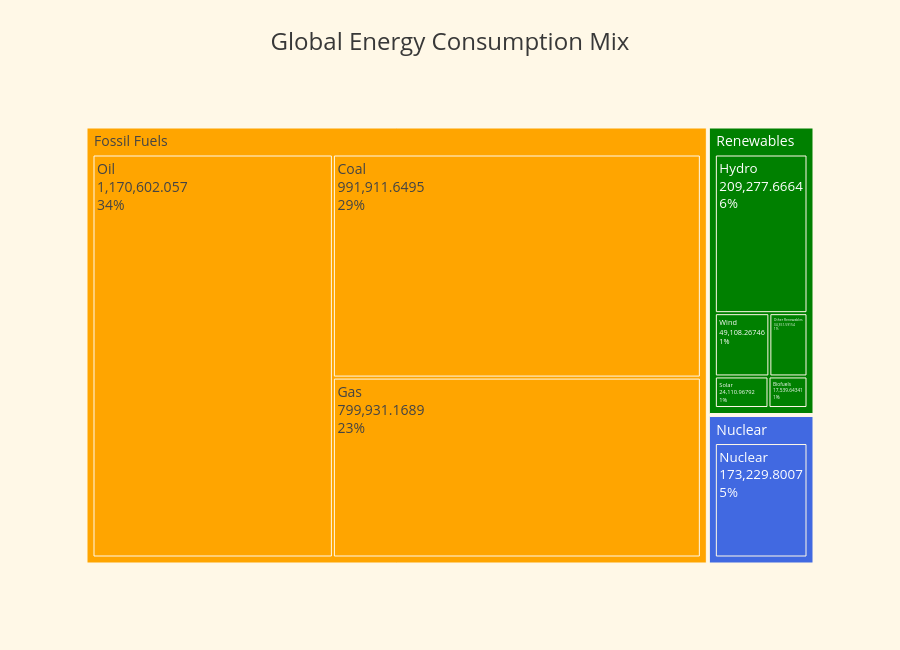

Write notebook code for a chart like this one.
### Code cell
# 4. Create Treemap
fig = px.treemap(
    df_static,
    path=["Category", "Source"], 
    values="Total_TWh",
    color="Category",
    hover_data={
        "Total_TWh": ":.2f",
        "Avg_kWh_per_GDP": ":.2f"
    },
    title="Global Energy Consumption Mix",
    color_discrete_map={
        "Fossil Fuels": "orange",     
        "Renewables": "green",       
        "Nuclear": "royalblue"},
    labels={
        "Category": "",
        "Source": ""},
    template="plotly_white")

# --- UNIFIED PREMIUM LAYOUT ---
fig.update_layout(

    # Centered and enlarged title
    title=dict(
        text="Global Energy Consumption Mix",
        x=0.5,
        xanchor='center',
        font=dict(size=24, color="#383838")),

    # Background
    plot_bgcolor="#FFF8E7",
    paper_bgcolor="#FFF8E7",
    height=650,
    template="plotly_white",

    # Global text style
    font=dict(color="#383838", size=14),

    # Legend (NO TITLE)
    legend=dict(
        title=None,
        orientation="h",
        yanchor="bottom",
        y=1.05,
        xanchor="right",
        x=1,
        font=dict(color="#383838", size=14)))

# Refine labels to show share and absolute volume
fig.update_traces(textinfo="label+percent entry+value")

fig.show()

# --- SAVE THE FIGURE INTO A SPECIFIC FOLDER ---
fig.write_html(
    r"C:\Users\eirad\Desktop\IT ACADEMY\Sprint_13_Proyecto_Final\Quarto_Report\Plot\04_global_tree.html")

### Figure 1 — Plotly figure (JSON) as saved in the notebook; plotly's stock layout.template omitted (floating-point values rounded to 4 significant figures)
{"data": [{"branchvalues": "total", "customdata": [[991900.0, "1.3243907952844647", "Fossil Fuels"], [1171000.0, "1.3243907952844647", "Fossil Fuels"], [799900.0, "1.3243907952844647", "Fossil Fuels"], [2962000.0, "1.3243907952844647", "Fossil Fuels"], [173200.0, "1.3243907952844647", "Nuclear"], [173200.0, "1.3243907952844647", "Nuclear"], [24110.0, "1.3243907952844647", "Renewables"], [49110.0, "1.3243907952844647", "Renewables"], [209300.0, "1.3243907952844647", "Renewables"], [17540.0, "1.3243907952844647", "Renewables"], [34350.0, "1.3243907952844647", "Renewables"], [334400.0, "1.3243907952844647", "Renewables"]], "domain": {"x": [0, 1], "y": [0, 1]}, "hovertemplate": "labels=%{label}<br>Total_TWh=%{customdata[0]:.2f}<br>parent=%{parent}<br>id=%{id}<br>Avg_kWh_per_GDP=%{customdata[1]:.2f}<br>=%{customdata[2]}<extra></extra>", "ids": ["Fossil Fuels/Coal", "Fossil Fuels/Oil", "Fossil Fuels/Gas", "Fossil Fuels", "Nuclear/Nuclear", "Nuclear", "Renewables/Solar", "Renewables/Wind", "Renewables/Hydro", "Renewables/Biofuels", "Renewables/Other Renewables", "Renewables"], "labels": ["Coal", "Oil", "Gas", "Fossil Fuels", "Nuclear", "Nuclear", "Solar", "Wind", "Hydro", "Biofuels", "Other Renewables", "Renewables"], "marker": {"colors": ["orange", "orange", "orange", "orange", "royalblue", "royalblue", "green", "green", "green", "green", "green", "green"]}, "name": "", "parents": ["Fossil Fuels", "Fossil Fuels", "Fossil Fuels", "", "Nuclear", "", "Renewables", "Renewables", "Renewables", "Renewables", "Renewables", ""], "textinfo": "label+percent entry+value", "type": "treemap", "values": [991900.0, 1171000.0, 799900.0, 2962000.0, 173200.0, 173200.0, 24110.0, 49110.0, 209300.0, 17540.0, 34350.0, 334400.0]}], "layout": {"font": {"color": "#383838", "size": 14}, "height": 650, "legend": {"font": {"color": "#383838", "size": 14}, "orientation": "h", "title": {}, "tracegroupgap": 0, "x": 1, "xanchor": "right", "y": 1.05, "yanchor": "bottom"}, "paper_bgcolor": "#FFF8E7", "plot_bgcolor": "#FFF8E7", "title": {"font": {"color": "#383838", "size": 24}, "text": "Global Energy Consumption Mix", "x": 0.5, "xanchor": "center"}}}
